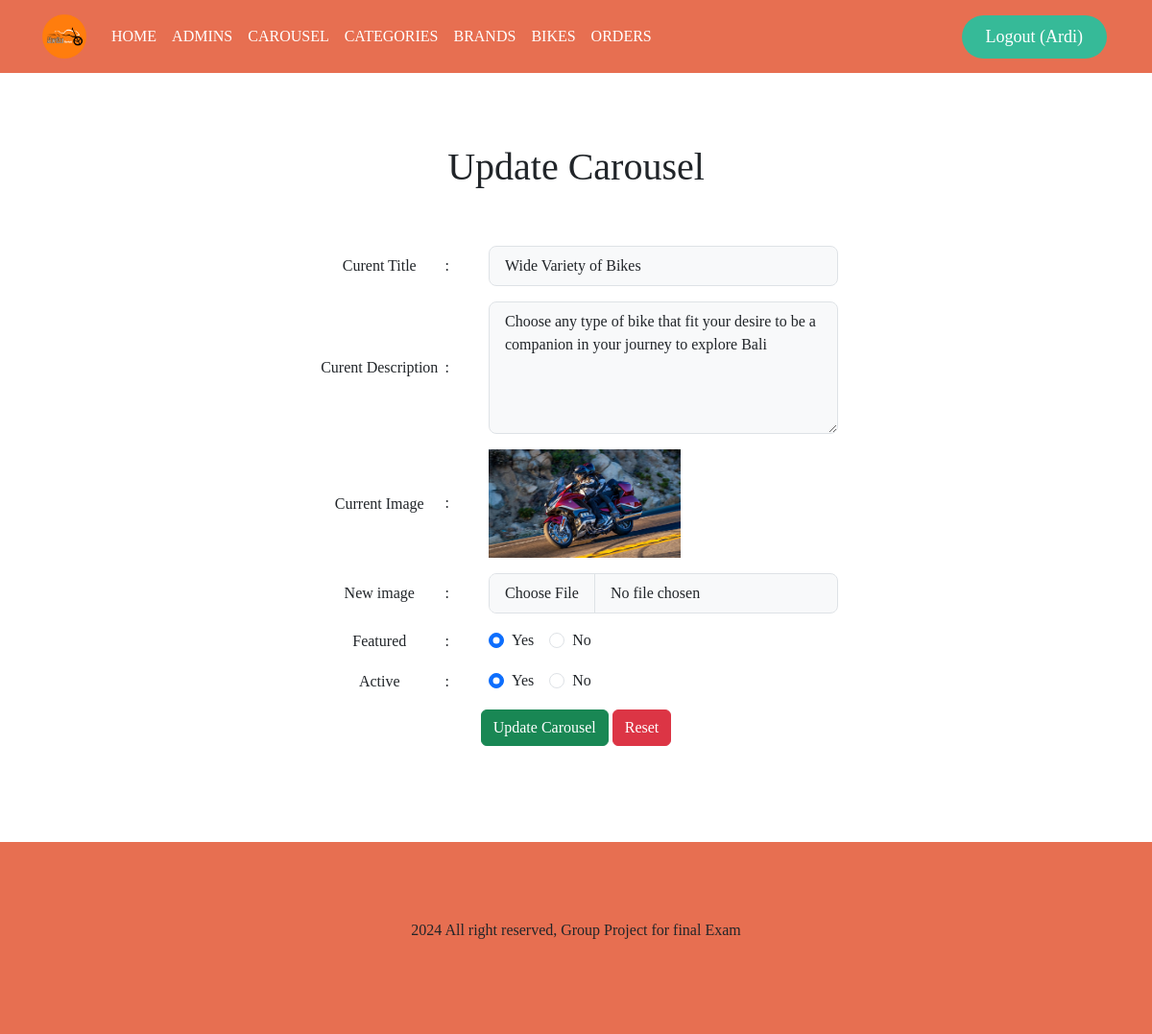
Page /admin/update-carousel.php?id=14 (signed in) on the committed database.
### tables this page shows
CREATE TABLE `carousel` (
  `carousel_id` int(13) NOT NULL,
  `carousel_image` varchar(255) NOT NULL,
  `featured` varchar(10) NOT NULL,
  `active` varchar(10) NOT NULL,
  `carousel_title` varchar(50) NOT NULL,
  `carousel_description` varchar(512) NOT NULL
);

### admin/update-carousel.php (the view, shortened to what this page needs)
<?php
    include('./partials/header.php')
?>
    <div class="container padding-top padding-content">
        <h1 class="padding-title text-center">Update Carousel</h1>
            <?php
                if(isset($_GET['id']))
                {
                    $id = $_GET['id'];
                    $sql = "SELECT * FROM carousel WHERE carousel_id=$id";
                    $res = mysqli_query($conn, $sql);
                    $count = mysqli_num_rows($res);
                    if($count==1)
                    {
                        $row = mysqli_fetch_assoc($res);
                        $title = $row['carousel_title'];
                        $description = $row['carousel_description'];
                        $current_image = $row['carousel_image'];
                        $featured = $row['featured'];
                        $active = $row['active'];
                    }
                    else
                    {
                        $_SESSION['no-carousel-found'] = "<div class=notice-text-failed>Carousel Not Found.</div>";
                        header('location:'.SITEURL.'admin/manage-carousel.php');
                    }
                }
                else
                {
                    header('location:'.SITEURL.'admin/manage-carousel.php');
                }
            ?>
        <form action="" method="POST" enctype="multipart/form-data">
            <div class="row">
                <div class="col-3"></div>
                    <div class="col-6 d-flex mb-3">
                        <div class="col-sm-3">
                            <h6>Curent Title</h6>
                        </div>
                        <div class="col-sm-1">
                            :
                        </div>
                        <div class="col-sm-8">
                            <div class="d-flex">
                                <input type="text" name="title" value="<?php echo $title ?>" class="form-control form-control-lg bg-light fs-6">
                            </div>
                        </div>
                    </div>
                <div class="col-3"></div>
                <div class="col-3"></div>
                    <div class="col-6 d-flex mb-3">
                        <div class="col-sm-3">
                            <h6>Curent Description</h6>
                        </div>
                        <div class="col-sm-1">
                            :
                        </div>
                        <div class="col-sm-8">
                            <div class="d-flex">
                                <textarea name="description" rows="5" class="form-control form-control-lg bg-light fs-6"><?php echo htmlspecialchars($description); ?></textarea>
                            </div>
                        </div>
                    </div>
                <div class="col-3"></div>
                <div class="col-3"></div>
                    <div class="col-6 d-flex mb-3">
                        <div class="col-sm-3">
                            <h6>Current Image</h6>
                        </div>
                        <div class="col-sm-1">
                            :
                        </div>
                        <div class="col-sm-8">
                            <div class="d-flex">
                                <?php
                                    if($current_image != "")
                                    {
                                        ?>
                                            <img src="<?php echo SITEURL; ?>images/carousel/<?php echo $current_image ?>" style="width: 200px;">
                                        <?php
                                    }
                                    else
                                    {
                                        echo "<div class='notice-text-failed'>Image Not Added</div>";
                                    }
                                ?>
                            </div>
                        </div>
                    </div>
                <div class="col-3"></div>
                <div class="col-3"></div>
                    <div class="col-6 d-flex mb-3">
                        <div class="col-sm-3">
                            <h6>New image</h6>
                        </div>
                        <div class="col-sm-1">
                            :
                        </div>
                        <div class="col-sm-8">
                            <div class="d-flex">
                                <input type="file" name="image" class="form-control form-control-lg bg-light fs-6">
                            </div>
                        </div>
                    </div>
                <div class="col-3"></div>
                <div class="col-3"></div>
                    <div class="col-6 d-flex mb-3">
                        <div class="col-sm-3">
                            <h6>Featured</h6>
                        </div>
                        <div class="col-sm-1">
                            :
                        </div>
                        <div class="col-sm-8">
                            <div class="d-flex">
                                <div class="form-check me-3">
                                    <input <?php if($featured=="Yes"){echo "checked";} ?> type="Radio" name="featured" value="Yes" id="featured1" class="form-check-input fs-6">
                                    <label class="form-check-label" for="featured1">
                                        Yes
                                    </label>
                                </div>
                                <div class="form-check me-3">
                                    <input <?php if($featured=="No"){echo "checked";} ?> type="Radio" name="featured" value="No" id="featured2" class=" form-check-input fs-6">
                                    <label class="form-check-label" for="featured2">
                                        No
                                    </label>
                                </div>
                            </div>
                        </div>
                    </div>
                <div class="col-3"></div>
                <div class="col-3"></div>
                <div class="col-6 d-flex mb-3">
                        <div class="col-sm-3">
                            <h6>Active</h6>
                        </div>
                        <div class="col-sm-1">
                            :
                        </div>
                        <div class="col-sm-8">
                            <div class="d-flex">
                                <div class="form-check me-3">
                                    <input <?php if($active=="Yes"){echo "checked";} ?> type="Radio" name="active" value="Yes" id="featured3" class="form-check-input fs-6">
                                    <label class="form-check-label" for="featured3">
                                        Yes
                                    </label>
                                </div>
                                <div class="form-check me-3">
                                    <input <?php if($active=="No"){echo "checked";} ?> type="Radio" name="active" value="No" id="featured4" class=" form-check-input fs-6">
                                    <label class="form-check-label" for="featured4">
                                        No
                                    </label>
                                </div>
                            </div>
                        </div>
                    </div>
                <div class="col-3"></div>
                <div class="col-3"></div>
                    <div class="col-6">
                        <div class="text-center">
                            <input  class="btn btn-success" type="submit" name="submit" value="Update Carousel"></input>
                            <input class="btn btn-danger" type="reset" name="reset" value="Reset"></input>
                        </div>
                    </div>
                <div class="col-3"></div>
            </div>
        </form>
    </div>
<?php
    include('./partials/footer.php')
?>

### css/admin.css (style rules this page uses)
* { padding: 0; margin: 0; box-sizing: border-box; font-family: 'Poppins', 'sans-serif'; text-decoration: none; list-style: none; scroll-behavior: smooth; }
:root { --bg-color: #fff; --text-color: #221314; --main-color: #E76F51; --second-color: #f4A261; --third-color: #E9C46A; --fourth-color: #36BA98; --p-font-size: 12px; }
.padding-top { padding-top: 150px; }
.padding-content { padding-bottom: 100px; }
.padding-title { padding-bottom: 50px; }
.col-6 { align-items: center; }
.col-sm-3 { align-items: center; }
.col-sm-3 h6 { display: flex; vertical-align: middle; margin: auto; justify-content: center; align-items: center; }

### rows in the picture
carousel: title "Wide Variety of Bikes", description "Choose any type of bike that fit your desire to be a companion in your journey to explore Bali", carousel_image (picture), featured "☑ Yes", featured "☐ No", active "☑ Yes", active "☐ No"

### other values in the picture
$_SESSION['first_name'] "Ardi"
